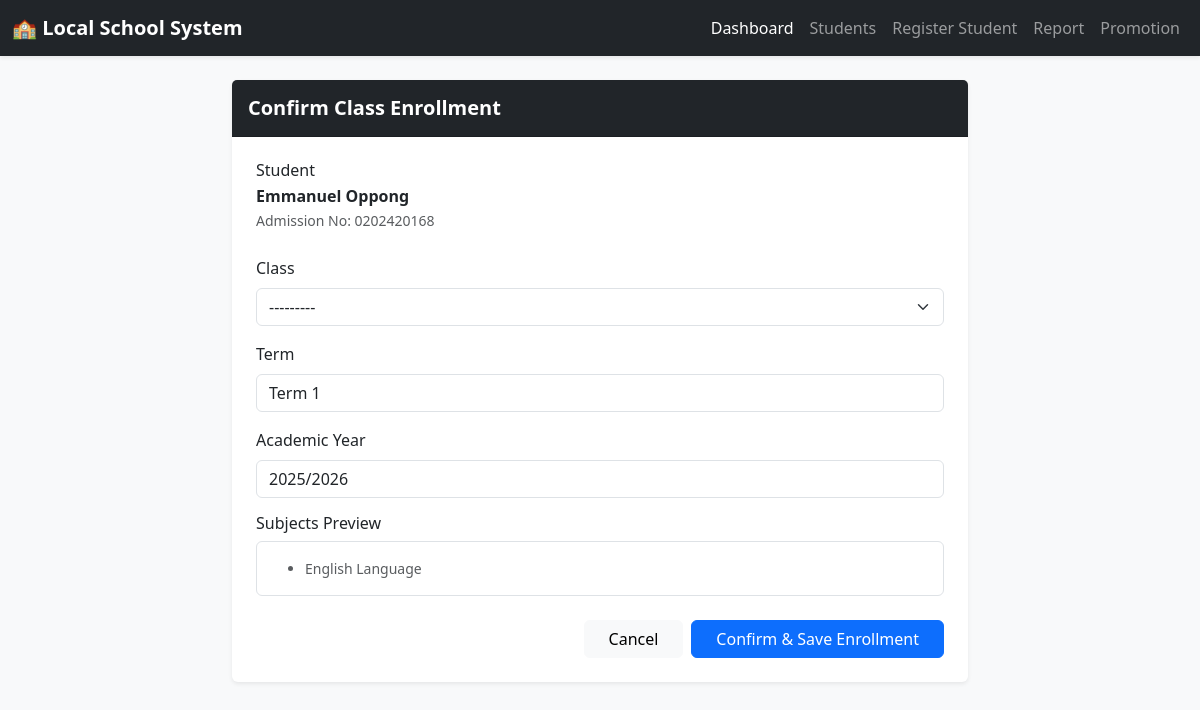
Page /students/enroll/1/ on the earlier database version.
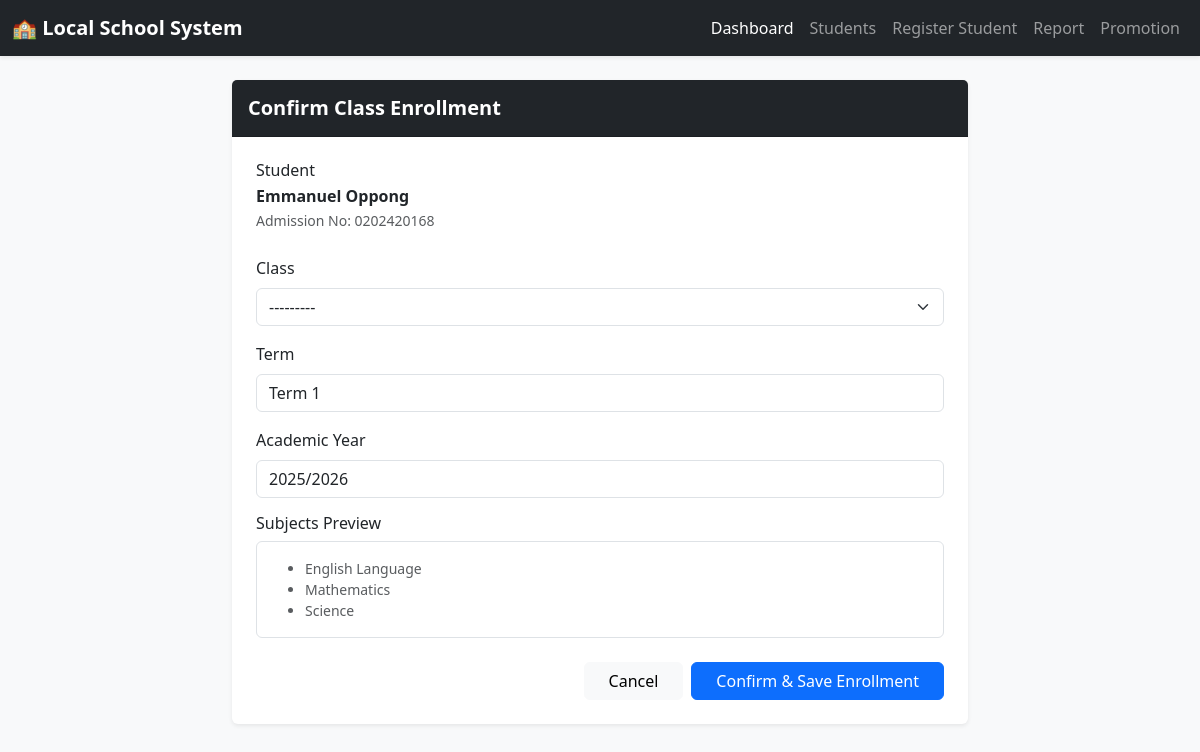
Same page on the later database version.
### sis/models.py (models this page shows, shortened)
class Subject(models.Model):
    subject_name = models.CharField(max_length=100, unique =True)

### sis/views.py (the view)
# urls.py: path('students/enroll/<int:student_id>/', enroll_student_view, name='enroll_student'),
def enroll_student_view(request, student_id):
    student = Student.objects.filter(pk=student_id).first()
    if not student:
        messages.error(request, 'Student not found.')
        return redirect('student_list')
    if request.method == 'POST':
        form = EnrollmentForm(request.POST)
        if form.is_valid():
            enrollment = form.save(commit=False)
            enrollment.student = student
            enrollment.save()
            messages.success(request, f"Student {student.first_name} {student.last_name} successfully enrolled in {enrollment.classroom}!")
            return redirect('student_list')
    else:
        form = EnrollmentForm()
    subjects = Subject.objects.all().order_by('subject_name')
    return render(request, 'sis/enroll_student.html', {
        'student': student,
        'form': form,
        'subjects': subjects,
        'classrooms': ClassRoom.objects.all(),
    })

### sis/forms.py
class EnrollmentForm(forms.ModelForm):
    class Meta:
        model = Enrollment
        fields = ['classroom', 'term', 'academic_year']
        widgets = {
            'classroom': forms.Select(attrs={'class': 'form-select'}),
            'term': forms.TextInput(attrs={'class': 'form-control'}),
            'academic_year': forms.TextInput(attrs={'class': 'form-control'}),
        }

### sis/models.py (called while the page is built)
    def __str__(self):
        return self.class_name

### sis/templates/sis/enroll_student.html (shortened to what this page needs)
{% extends 'sis/base.html' %}
{% block content %}
<div class="row justify-content-center">
    <div class="col-lg-8">
        <div class="card shadow-sm border-0">
            <div class="card-header bg-dark text-white py-3">
                <h5 class="mb-0 fw-bold">Confirm Class Enrollment</h5>
            </div>
            <div class="card-body p-4">
                <div class="mb-4">
                    <h6 class="mb-1">Student</h6>
                    <p class="mb-0 fw-semibold">{{ student.first_name }} {{ student.last_name }}</p>
                    <small class="text-muted">Admission No: {{ student.admission_number }}</small>
                </div>
                <form method="POST">
                    <div class="mb-3">
                        <label class="form-label">Class</label>
                        {{ form.classroom }}
                    </div>
                    <div class="mb-3">
                        <label class="form-label">Term</label>
                        {{ form.term }}
                    </div>
                    <div class="mb-3">
                        <label class="form-label">Academic Year</label>
                        {{ form.academic_year }}
                    </div>
                    <div class="mb-4">
                        <h6 class="mb-2">Subjects Preview</h6>
                        <div id="subjects-preview" class="border rounded p-3 small text-muted">
                            <ul class="mb-0">
                                {% for subj in subjects %}
                                <li>{{ subj.subject_name }}</li>
                                {% empty %}
                                <li>No subjects defined yet.</li>
                                {% endfor %}
                            </ul>
                        </div>
                    </div>
                    <div class="d-flex justify-content-end gap-2">
                        <a href="{% url 'student_list' %}" class="btn btn-light px-4">Cancel</a>
                        <button type="submit" class="btn btn-primary px-4">Confirm & Save Enrollment</button>
                    </div>
                </form>
            </div>
        </div>
    </div>
</div>
{% endblock %}

Differences in the rows shown:
added Subject: subject_name "Mathematics"
added Subject: subject_name "Science"
